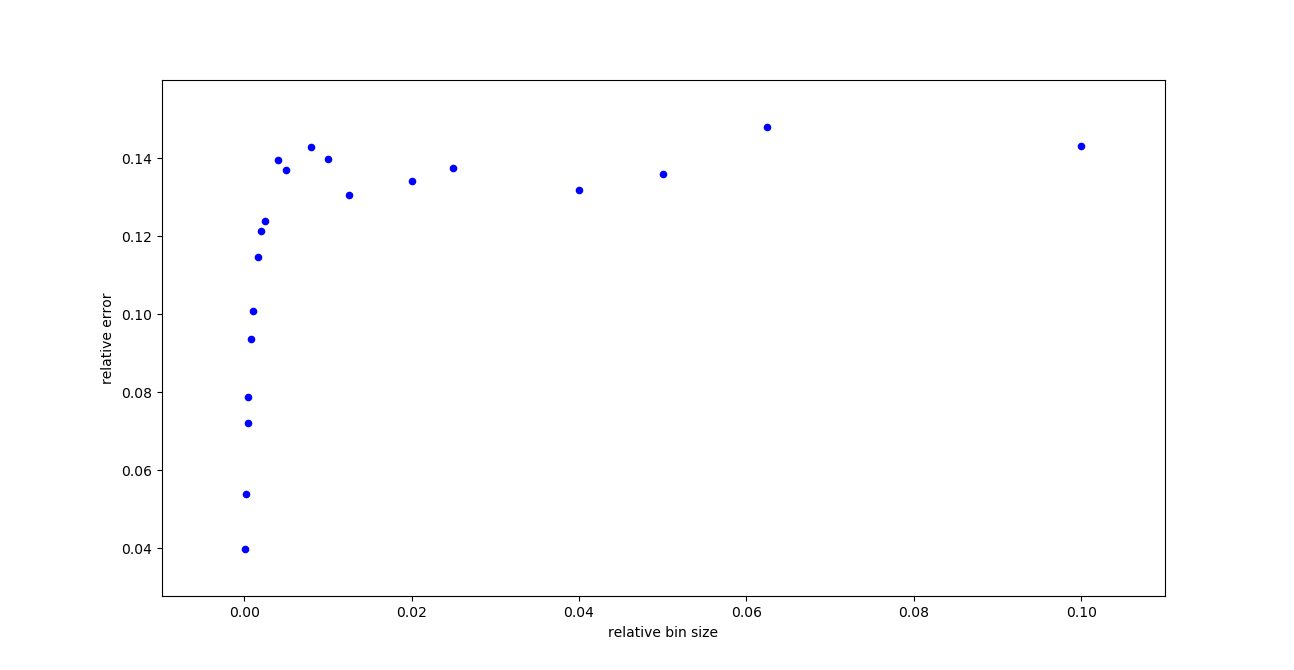

Python code for this plot:
import sys
import numpy as np
import matplotlib.pyplot as plt

# This script will use the first data found in the first file provided.

file = open(sys.argv[1])
read = False

errors = []
bin_sizes = []
n_conf = 0
for line in file:
    splitted = line.split()
    if read :
        if(len(splitted) == 0) :
            read = False
            continue
        errors.append(float(splitted[0]))
        bin_sizes.append(float(splitted[2])/n_conf)
    elif len(splitted) == 0 :
        continue
    elif splitted[0] == "n_conf" :
        n_conf = float(splitted[2])
        continue
    elif line == "excitation energy errors ( bin_size ):\n" :
        read = True
        continue

plt.close()
plt.figure(num = file.name)
plt.scatter(bin_sizes, errors, color = "blue", s = 20)
plt.xlabel("relative bin size")
plt.ylabel("relative error")
plt.show()
